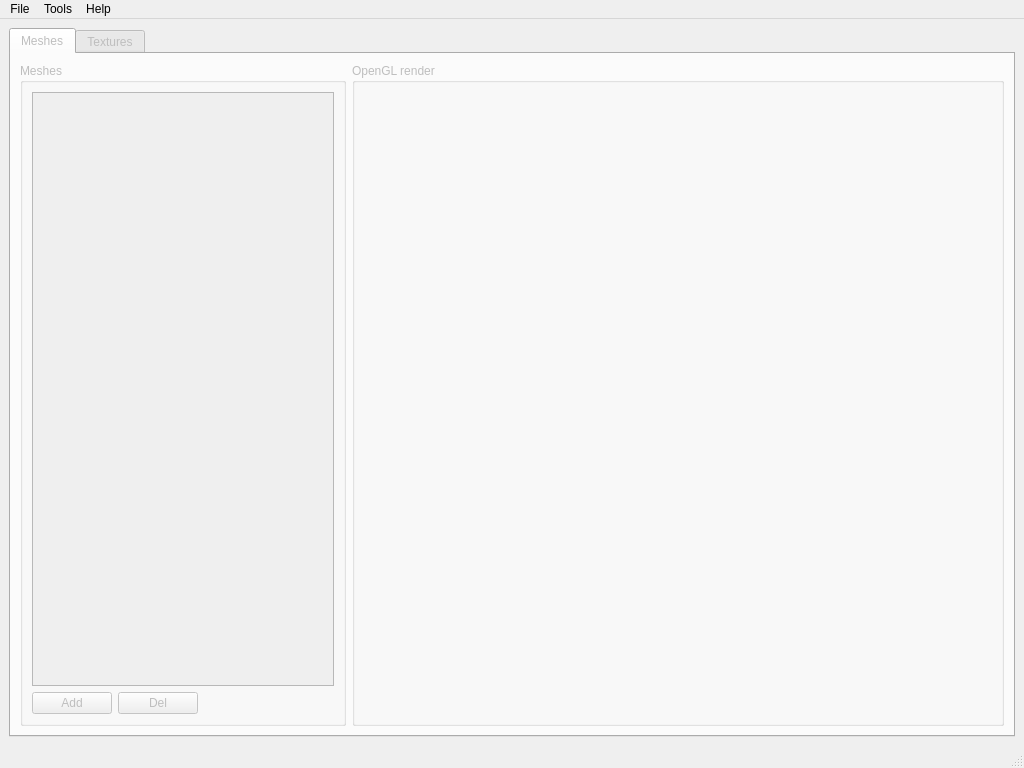
<?xml version="1.0" encoding="UTF-8"?>
<ui version="4.0">
 <class>MainWindow</class>
 <widget class="QMainWindow" name="MainWindow">
  <property name="geometry">
   <rect>
    <x>0</x>
    <y>0</y>
    <width>1024</width>
    <height>768</height>
   </rect>
  </property>
  <property name="windowTitle">
   <string>Map Editor</string>
  </property>
  <widget class="QWidget" name="centralwidget">
   <layout class="QHBoxLayout" name="horizontalLayout">
    <item>
     <widget class="QTabWidget" name="tabTools">
      <property name="enabled">
       <bool>false</bool>
      </property>
      <property name="currentIndex">
       <number>0</number>
      </property>
      <widget class="QWidget" name="tab">
       <attribute name="title">
        <string>Meshes</string>
       </attribute>
       <layout class="QHBoxLayout" name="horizontalLayout_4" stretch="1,2">
        <item>
         <widget class="QGroupBox" name="grpMeshes">
          <property name="title">
           <string>Meshes</string>
          </property>
          <layout class="QVBoxLayout" name="verticalLayout" stretch="0,0">
           <item>
            <widget class="QTreeView" name="lstMeshes">
             <property name="selectionMode">
              <enum>QAbstractItemView::MultiSelection</enum>
             </property>
            </widget>
           </item>
           <item>
            <layout class="QHBoxLayout" name="horizontalLayout_2">
             <item>
              <widget class="QPushButton" name="butAddMeshes">
               <property name="text">
                <string>Add</string>
               </property>
              </widget>
             </item>
             <item>
              <widget class="QPushButton" name="butDelMeshes">
               <property name="text">
                <string>Del</string>
               </property>
              </widget>
             </item>
             <item>
              <spacer name="horizontalSpacer">
               <property name="orientation">
                <enum>Qt::Horizontal</enum>
               </property>
               <property name="sizeHint" stdset="0">
                <size>
                 <width>40</width>
                 <height>20</height>
                </size>
               </property>
              </spacer>
             </item>
            </layout>
           </item>
          </layout>
         </widget>
        </item>
        <item>
         <widget class="QGroupBox" name="grpGLRender">
          <property name="title">
           <string>OpenGL render</string>
          </property>
          <layout class="QHBoxLayout" name="horizontalLayout_3">
           <item>
            <layout class="QVBoxLayout" name="layRenderLayout"/>
           </item>
          </layout>
         </widget>
        </item>
       </layout>
      </widget>
      <widget class="QWidget" name="tab_2">
       <attribute name="title">
        <string>Textures</string>
       </attribute>
      </widget>
     </widget>
    </item>
   </layout>
  </widget>
  <widget class="QMenuBar" name="menubar">
   <property name="geometry">
    <rect>
     <x>0</x>
     <y>0</y>
     <width>1024</width>
     <height>26</height>
    </rect>
   </property>
   <widget class="QMenu" name="menuFile">
    <property name="title">
     <string>File</string>
    </property>
    <addaction name="actionNew"/>
    <addaction name="actionOpen"/>
    <addaction name="actionSave"/>
    <addaction name="separator"/>
    <addaction name="actionQuit"/>
   </widget>
   <widget class="QMenu" name="menuHelp">
    <property name="title">
     <string>Help</string>
    </property>
    <addaction name="actionAbout"/>
    <addaction name="actionAbout_Qt"/>
   </widget>
   <widget class="QMenu" name="menuTools">
    <property name="title">
     <string>Tools</string>
    </property>
    <addaction name="actionDae_inl"/>
    <addaction name="actionLoad_blender_script_output"/>
   </widget>
   <addaction name="menuFile"/>
   <addaction name="menuTools"/>
   <addaction name="menuHelp"/>
  </widget>
  <widget class="QStatusBar" name="statusbar"/>
  <action name="actionNew">
   <property name="text">
    <string>New</string>
   </property>
  </action>
  <action name="actionOpen">
   <property name="text">
    <string>Open</string>
   </property>
  </action>
  <action name="actionSave">
   <property name="enabled">
    <bool>false</bool>
   </property>
   <property name="text">
    <string>Save</string>
   </property>
  </action>
  <action name="action">
   <property name="text">
    <string>-</string>
   </property>
  </action>
  <action name="actionQuit">
   <property name="text">
    <string>Quit</string>
   </property>
  </action>
  <action name="actionAbout">
   <property name="text">
    <string>About</string>
   </property>
  </action>
  <action name="actionAbout_Qt">
   <property name="text">
    <string>About Qt</string>
   </property>
  </action>
  <action name="actionDae_inl">
   <property name="enabled">
    <bool>false</bool>
   </property>
   <property name="text">
    <string>dae -&gt; inl</string>
   </property>
  </action>
  <action name="actionLoad_blender_script_output">
   <property name="text">
    <string>import Blender scene</string>
   </property>
  </action>
 </widget>
 <resources/>
 <connections/>
</ui>
